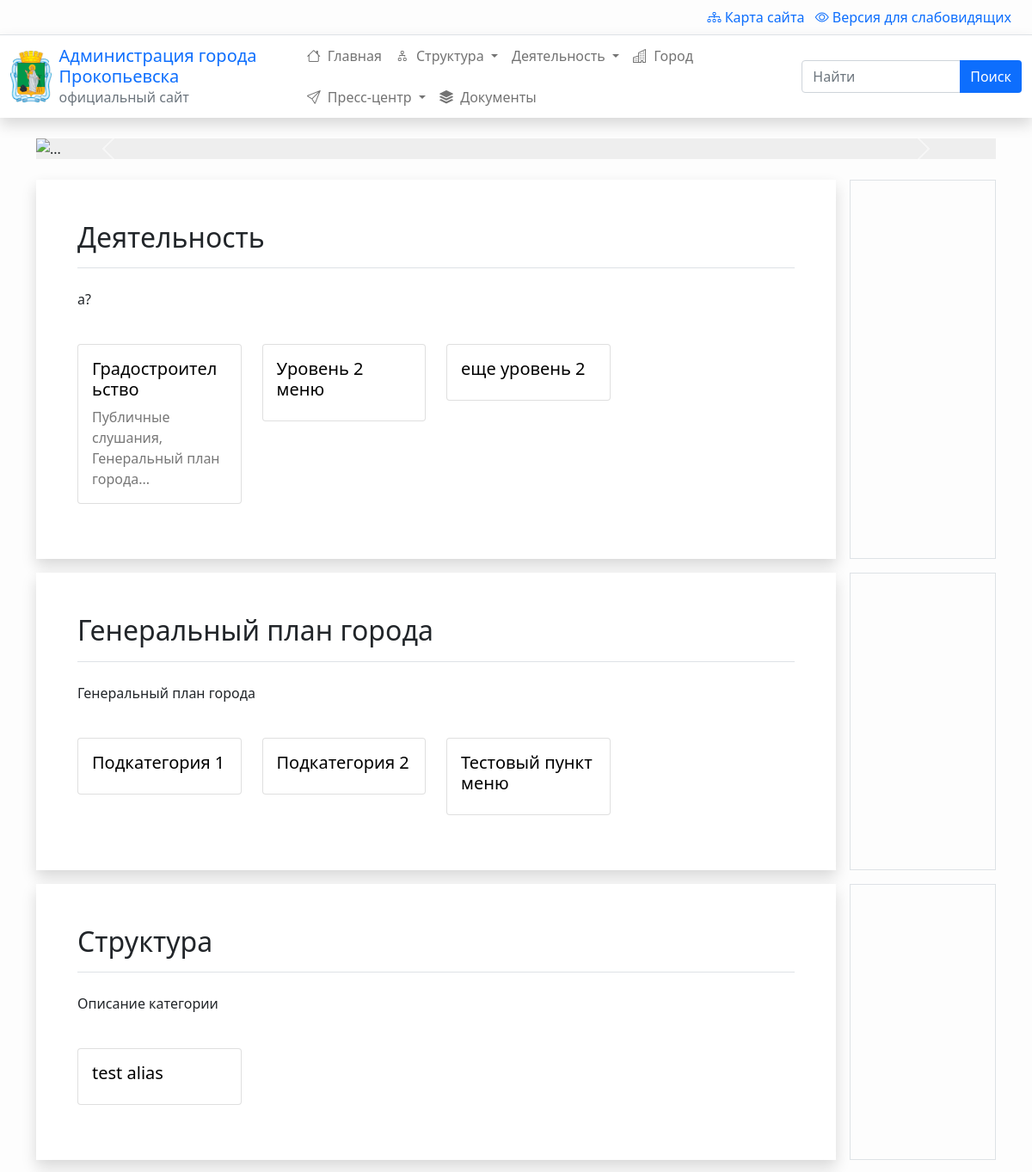
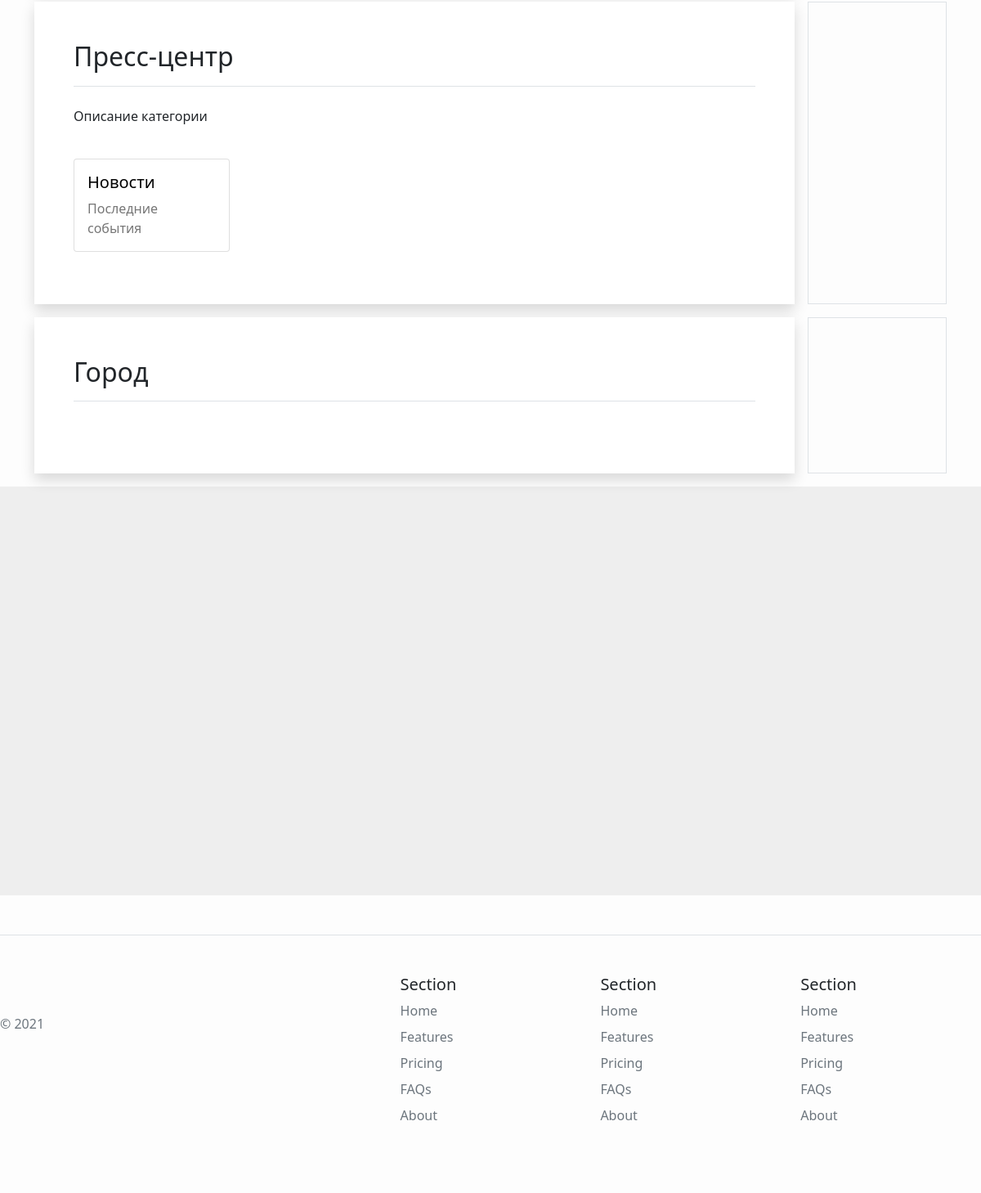
The page / on the database its author committed (2 pictures, top to bottom).
### menus/models.py (models this page shows, shortened)
class Menu(models.Model):
    title = models.CharField(max_length=100, verbose_name="Название")
    alias = models.SlugField(blank=True, unique=True,
                             max_length=100, help_text="Краткое название транслитом через тире (пример: 'kratkoe-nazvanie-translitom'). Чем короче тем лучше. Для автоматического заполнения - оставьте пустым.")
    parent = models.ForeignKey(
        'Menu', on_delete=models.CASCADE, blank=True, null=True, verbose_name="Родитель")
    order = models.PositiveSmallIntegerField(default=0, blank=True, null=True)
    level = models.PositiveSmallIntegerField(default=1, blank=True, null=True)
    url = models.CharField(max_length=1000, default='', blank=True, null=True)
    is_published = models.BooleanField(default=True, verbose_name="Опубликовано")
    is_fixed = models.BooleanField(default=False, verbose_name="Зафиксировать дочерние пункты меню?",
                                   help_text="Если отмечено - дочерние пункты меню не будут раскрываться, если не отмечено -  будут.")
    icon = models.CharField(max_length=32, default="", blank=True, verbose_name="Иконка", help_text="Необязательно. Названия брать <a href='https://icons.getbootstrap.com/' target='_blank'>отсюда.</a>")
    short_description = models.CharField(max_length=100, blank=True,
        verbose_name="Краткое описание", help_text="Краткое описание содержимого меню")
    description = RichTextUploadingField(verbose_name="Описание", blank=True)
    debug_info = models.TextField(default="", blank=True, null=True)
    def get_subitems(parent=None, maxlevel=None):
        if parent:
            if maxlevel:
                if parent.level >= maxlevel:
                    return None
            items = Menu.objects.filter(parent_id=parent.id, is_published=True)
        else:
            items = Menu.objects.filter(level=1, is_published=True)
        if len(items) == 0:
            return None
        result = []
        for item in items:
            result.append(
                {
                    'item': item,
                    'url': item.url,
                    'subitems': item.get_subitems(maxlevel=maxlevel)
                }
            )
        return result
    class Meta:
        ordering = ['parent_id', 'order']

### app/views.py (the view)
# urls.py: path('', views.main),
def main(request, *args, **kwargs):
    return render(request, 'app/base.html', {})

### menus/templatetags/render_menubar.py (called while the page is built)
@register.inclusion_tag('menus/menubar.html')
def render_menubar(maxlevel=2):
    context = {}
    context['menu_tree'] = Menu.get_subitems(parent=None, maxlevel=maxlevel)
    return context

### menus/templatetags/render_menus.py (called while the page is built)
@register.inclusion_tag('menus/render_menus.html')
def render_menus(section=None, parent=None):
    context = {}
    if section:
        alias = parent if parent else section
        page = Menu.objects.get(alias = alias)
        menus = Menu.objects.filter(parent_id = page.id)
    else:
        page = None
        menus = Menu.objects.filter(level=1)
    context['from_module'] = True
    context['section'] = section
    context['page'] = page
    context['menus'] = menus
    return context

### app/templates/app/base.html (shortened to what this page needs)
{% load static %}
{% load render_menus %}
<!doctype html>
<html lang="en">
  <head>
    <link href="{% static 'app/css/bootstrap.min.css' %}" rel="stylesheet">
    <link href="{% static 'app/css/bootstrap.megamenu.css' %}" rel="stylesheet">
    <link href="{% static 'app/css/bootstrap-icons.css' %}" rel="stylesheet">
    <link href="{% static 'app/css/magnific-popup.css' %}" rel="stylesheet">
    <link href="{% static 'app/css/custom.css' %}" rel="stylesheet">
  </head>
  <body>
    {% include 'app/header.html' %}
    {% block top %}
    <div class="container py-4">
      <div id="carouselExampleControls" class="carousel slide " data-bs-ride="carousel">
        <div class="carousel-inner">
          <div class="carousel-item active">
            <img src="..." class="d-block w-100" alt="..." style="background-color:#eee">
          </div>
        </div>
        <button class="carousel-control-prev" type="button" data-bs-target="#carouselExampleControls" data-bs-slide="prev">
          <span class="carousel-control-prev-icon" aria-hidden="true"></span>
        </button>
        <button class="carousel-control-next" type="button" data-bs-target="#carouselExampleControls" data-bs-slide="next">
          <span class="carousel-control-next-icon" aria-hidden="true"></span>
        </button>
      </div>
    </div>
    {% endblock top %}
  {% block component %}
    {% render_menus 'activity' %}
    {% render_menus 'activity' 'plan-goroda'%}
    {% render_menus 'structure' %}
    {% render_menus 'press' %}
    {% render_menus 'gorod' %}
  {% endblock component %}
    <div style="width:100%;height:500px;background-color:#eee;">
  </div>
  {% include 'app/footer.html' %}
  </body>
</html>

### menus/templates/menus/menubar.html (shortened to what this page needs)
{% if menu_tree|length > 0 %}
<ul class="navbar-nav d-flex flex-wrap mr-auto mb-2 mb-lg-0 ms-auto">
    {% for level_1 in menu_tree %}
    <li class="nav-item
        {% if level_1.subitems != None %}
            dropdown
        {% endif %}
    ">
        {% if level_1.subitems != None %}
        <a class="nav-link dropdown-toggle" data-bs-auto-close="outside" aria-expanded="false" href="{{level_1.url}}">
        {% else %}
        <a class="nav-link" aria-current="page" href="{{level_1.url}}">
        {% endif %}
            {% if level_1.item.icon %}
            <i class="bi bi-{{level_1.item.icon}}"></i>
            {% endif %}
            {{level_1.item.title }}
        </a>
    </li>
    {% endfor %}
</ul>
{% endif%}

### menus/templates/menus/menus.html (shortened to what this page needs)
{% load static %}
<div class="container">
  <div class="row g-0 mb-3">
    <div class="col-md-10 me-3 shadow">
      <div id="content" class='p-5'>
        <h2 id="content-title" class="border-bottom mb-4 pb-3">{{ page.title }}</h2>
        {% if contents.info.num_contents > 0 %}
        {% include 'content/page_content.html' %}
        {% else %}
        {% include 'menus/menu_blocks.html' %}
        {% endif %}
      </div>
    </div>
    <div id="right-side" class="col border">
    </div>
  </div>
</div>

### menus/templates/menus/menu_blocks.html
<div class="page-description">
  {{ page.description|safe }}
</div>
<div class="row row-cols-1 row-cols-md-4 g-4 my-3">
  {% for menu in menus %}
  <div class="col">
    <div class="card" class="hover-shadow">
      <a href="{{ menu.url}}">
        <div class="card-body">
          <h5 class="card-title">{{ menu.title }}</h5>
          <p class="card-text">{{ menu.short_description}}</p>
        </div>
      </a>
    </div>
  </div>
  {% endfor %}
</div>

### app/static/app/css/custom.css (style rules this page uses)
body { background: #fdfdfd; }
#content { background-color: #fff; }
#content .card a { text-decoration:none; color:#000; }
#content .card-text { color: #777; }
header .navbar-nav { line-height: 2rem; }
header .navbar-nav .nav-item a { white-space: nowrap; }
header .navbar-nav .nav-item a i { margin-right: 4px; }

### rows shown on the page
Menu: item "Главная"
Menu: item "Структура", title "Структура", description "Описание категории"
Menu: item "Деятельность", title "Деятельность", description "a?"
Menu: item "Город", title "Город"
Menu: item "Пресс-центр", title "Пресс-центр", description "Описание категории"
Menu: item "Документы"
Menu: title "Градостроительство", short_description "Публичные слушания, Генеральный план города..."
Menu: title "Уровень 2 меню"
Menu: title "еще уровень 2"
Menu: title "Генеральный план города", description "Генеральный план города"
Menu: title "Подкатегория 1"
Menu: title "Подкатегория 2"
Menu: title "Тестовый пункт меню"
Menu: title "test alias"
Menu: title "Новости", short_description "Последние события"
